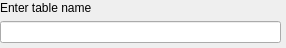
<?xml version="1.0" encoding="UTF-8"?>
<ui version="4.0">
 <class>Form</class>
 <widget class="QWidget" name="Form">
  <property name="windowModality">
   <enum>Qt::NonModal</enum>
  </property>
  <property name="geometry">
   <rect>
    <x>0</x>
    <y>0</y>
    <width>286</width>
    <height>48</height>
   </rect>
  </property>
  <property name="contextMenuPolicy">
   <enum>Qt::DefaultContextMenu</enum>
  </property>
  <property name="windowTitle">
   <string>Add table</string>
  </property>
  <widget class="QWidget" name="horizontalLayoutWidget">
   <property name="geometry">
    <rect>
     <x>0</x>
     <y>0</y>
     <width>281</width>
     <height>43</height>
    </rect>
   </property>
   <layout class="QVBoxLayout" name="verticalLayout">
    <item>
     <widget class="QLabel" name="label">
      <property name="text">
       <string>Enter table name</string>
      </property>
     </widget>
    </item>
    <item>
     <widget class="QLineEdit" name="lineEdit">
      <property name="text">
       <string/>
      </property>
     </widget>
    </item>
   </layout>
  </widget>
 </widget>
 <resources/>
 <connections/>
</ui>
